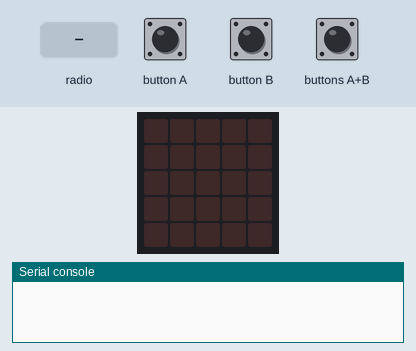
Bench run of a program on a simulated BBC micro:bit (MakeCode). Shown: the board's 5×5 LED display, the last lines printed to the serial console. The test bench sets the inputs (shaded band). Random numbers come from a fixed seed; no radio messages arrive unless stated (any console line starting 'radio sent:' is added by the test bench).

Above: at 1.2 s.
1.3 s: radio message "snake" arrives
At 1.75 s:
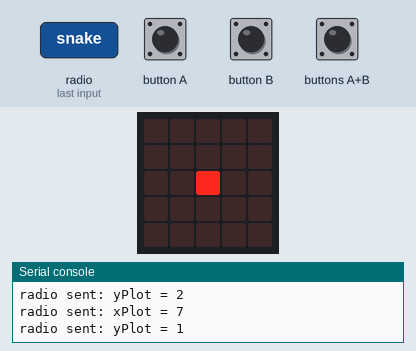
4.3 s: button A pressed for 0.15 s
5.9 s: buttons A+B pressed for 0.15 s
At 6.75 s:
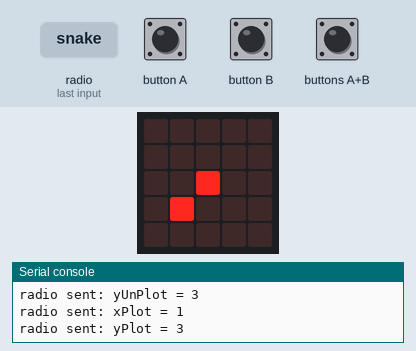
9.0 s: button B pressed for 0.15 s
10.6 s: button A pressed for 0.15 s
At 11.75 s:
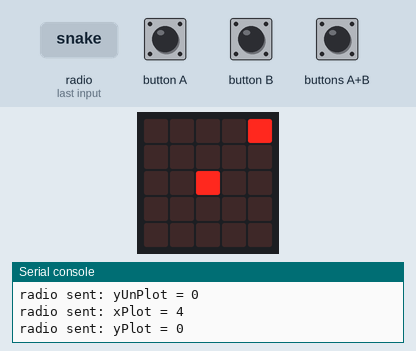
13.7 s: button B pressed for 0.15 s
At 16.9 s:
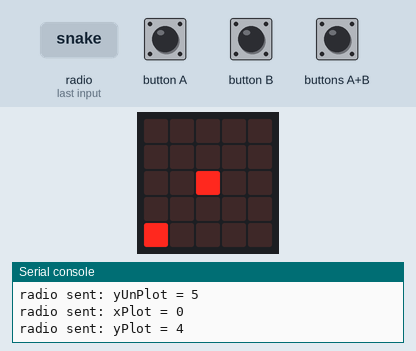
Timing chart, 0 to 18.4 s (numbered marks = the images above; inputs shaded):
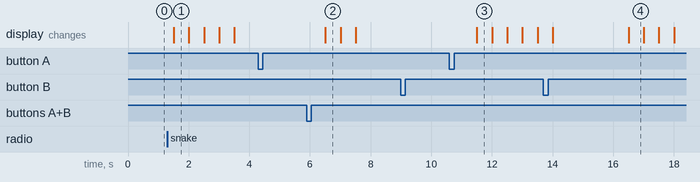

Measured:
- after the input at 1.3 s, the display: changes after 0.21 s (image 1)
- after the input at 5.9 s, the display: changes after 0.61 s (image 2)
- after the input at 10.6 s, the display: changes after 0.91 s (image 3)
- what the display in image 1 shows lasts 0.5 s, from 1.5 s to 2.0 s

The program:

main.ts
```typescript
function plot10x10 (x: number, y: number) {
    radio.sendValue("xPlot", x)
    radio.sendValue("yPlot", y)
}
input.onButtonPressed(Button.A, function () {
    if (mode == 0) {
        led.unplot(xPosition, yPosition)
        if (UpDown % 2 == 0) {
            if (xPosition > 0 && (cubeX != 5 || (xPosition - 1 != cubeX || yPosition != cubeY))) {
                xPosition += -1
                radio.sendValue("xPos", xPosition)
            }
        } else {
            if (yPosition > 0 && (cubeY != 5 || (xPosition != cubeX || yPosition - 1 != cubeY))) {
                yPosition += -1
                radio.sendValue("yPos", yPosition)
            }
        }
    } else if (mode == 1) {
        if (canMove == 0) {
            if (direction > 0) {
                direction += -1
                canMove = 1
            } else {
                direction = 3
                canMove = 1
            }
        }
    } else {

    }
})
input.onButtonPressed(Button.AB, function () {
    if (xPosition == xTarget && yPosition == yTarget) {
        if (xPosition < 5 && yPosition < 5) {
            radio.sendValue("interact", 1)
        } else if (xPosition > 5 && yPosition < 5) {
            radio.sendValue("interact", 2)
        } else if (xPosition < 5 && yPosition > 5) {
            radio.sendValue("interact", 3)
        } else {
            radio.sendValue("interact", 4)
        }
    } else {
        led.unplot(xPosition, yPosition)
        UpDown += 1
        length = 1
        xpos = 2
        ypos = 3
        xList = [xpos]
        yList = [ypos]
        foodX = 2
        foodY = 2
        canMove = 0
    }
})
radio.onReceivedString(function (receivedString) {
    if (receivedString == "snake") {
        mode = 1
        led.unplot(xPosition, yPosition)
        length = 1
        xpos = 2
        ypos = 3
        xList = [xpos]
        yList = [ypos]
        foodX = 2
        foodY = 2
        canMove = 0
    }
})
input.onButtonPressed(Button.B, function () {
    if (mode == 0) {
        led.unplot(xPosition, yPosition)
        if (UpDown % 2 == 0) {
            if (xPosition < 9 && (cubeX != 9 || (xPosition + 1 != cubeX || yPosition != cubeY))) {
                xPosition += 1
                radio.sendValue("xPos", xPosition)
                radio.sendValue("xPos", xPosition)
                radio.sendValue("xPos", xPosition)
            }
        } else {
            if (yPosition < 9 && (cubeY != 9 || (xPosition != cubeX || yPosition + 1 != cubeY))) {
                yPosition += 1
                radio.sendValue("yPos", yPosition)
                radio.sendValue("yPos", yPosition)
                radio.sendValue("yPos", yPosition)
            }
        }
    } else if (mode == 1) {
        if (canMove == 0) {
            if (direction < 3) {
                direction += 1
                canMove = 1
            } else {
                direction = 0
                canMove = 1
            }
        }
    } else {

    }
})
function snakeMove () {
    canMove = 0
    led.plot(foodX, foodY)
    plot10x10(foodX, foodY)
    if (run == 0) {
        if (direction == 0) {
            ypos += -1
        } else if (direction == 1) {
            xpos += 1
        } else if (direction == 2) {
            ypos += 1
        } else {
            xpos += -1
        }
        if (xpos == 10) {
            xpos = 0
        } else if (xpos == -1) {
            xpos = 9
        } else if (ypos == 10) {
            ypos = 0
        } else if (ypos == -1) {
            ypos = 9
        }
        foodTemp = 0
    }
    xList.unshift(xpos)
    yList.unshift(ypos)
    if (xList.length > length) {
        led.unplot(xList[length], yList[length])
        unplot10x10(xList[length], yList[length])
        xList.pop()
        yList.pop()
        for (let index = 0; index < length; index++) {
            foodTemp += 1
            if (xpos == xList[foodTemp] && ypos == yList[foodTemp]) {
                run += 1
                basic.showIcon(IconNames.Sad)
                control.waitMicros(2000000)
                basic.showNumber(length)
                control.waitMicros(2000000)
                control.reset()
            }
        }
    }
    led.plot(xpos, ypos)
    plot10x10(xpos, ypos)
}
radio.onReceivedValue(function (name, value) {
    if (name == "xTarget") {
        xTarget = value
    }
    if (name == "yTarget") {
        yTarget = value
    } else if (name == "cubeX") {
        cubeX = value + 5
    } else if (name == "cubeY") {
        cubeY = value + 5
    } else if (name == "victory") {
        Youwin = 1
    } else {

    }
})
function unplot10x10 (x: number, y: number) {
    radio.sendValue("xUnPlot", x)
    radio.sendValue("yUnPlot", y)
}
let victorymessage = 0
let food = 0
let Youwin = 0
let foodTemp = 0
let run = 0
let foodY = 0
let foodX = 0
let yList: number[] = []
let xList: number[] = []
let ypos = 0
let xpos = 0
let length = 0
let direction = 0
let canMove = 0
let UpDown = 0
let cubeY = 0
let cubeX = 0
let yTarget = 0
let xTarget = 0
let yPosition = 0
let xPosition = 0
let mode = 0
mode = 0
radio.setGroup(10)
xPosition = 0
yPosition = 0
xTarget = -1
yTarget = -1
cubeX = -1
cubeY = -1
loops.everyInterval(500, function () {
    if (mode == 1) {
        snakeMove()
    }
})
basic.forever(function () {
    if (mode == 1) {
        if (xpos == foodX && ypos == foodY) {
            length += 1
            food = randint(0, 100 - length)
            foodX = 0
            foodY = 0
            for (let index = 0; index < food; index++) {
                if (foodX < 9) {
                    foodX += 1
                } else {
                    foodY += 1
                    foodX = 0
                }
                foodTemp = 0
                for (let index = 0; index < length; index++) {
                    if (foodX == xList[foodTemp] && foodY == yList[foodTemp]) {
                        if (foodX < 9) {
                            foodX += 1
                        } else {
                            foodY += 1
                            foodX = 0
                        }
                    }
                    foodTemp += 1
                }
            }
            led.plot(foodX, foodY)
            plot10x10(foodX, foodY)
        }
    }
})
basic.forever(function () {
    if (Youwin == 1) {
        victorymessage = randint(0, 4)
        if (victorymessage == 0) {
            basic.showString("Good job buddy")
        } else if (victorymessage == 1) {
            basic.showString("You're great")
        } else if (victorymessage == 2) {
            basic.showString("You're the best!")
        } else if (victorymessage == 3) {
            basic.showString("You are a genius!")
        } else if (victorymessage == 4) {
            basic.showString("Good work!")
        } else if (victorymessage == 5) {
            basic.showString("Have my babies!")
        } else if (victorymessage == 6) {
            basic.showString("W brain")
        } else if (victorymessage == 7) {
            basic.showString("Nice work!")
        } else {

        }
    }
})
```

test.ts
```typescript
// här hamnar tester och detta kompileras inte när det här paketet används som ett tillägg.
```
